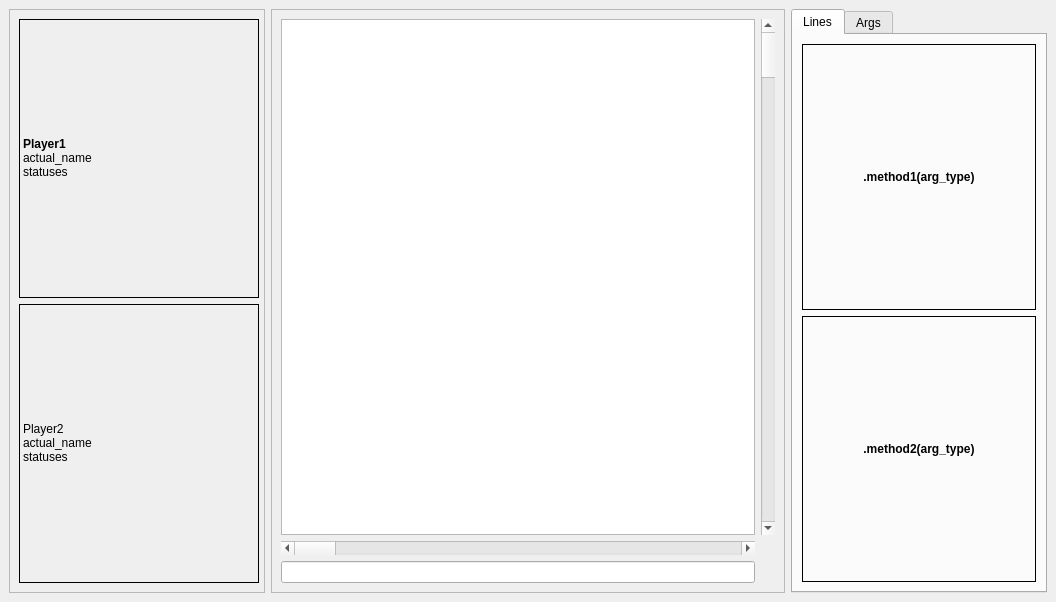
<?xml version="1.0" encoding="UTF-8"?>
<ui version="4.0">
 <class>MainWindow</class>
 <widget class="QMainWindow" name="MainWindow">
  <property name="geometry">
   <rect>
    <x>0</x>
    <y>0</y>
    <width>1056</width>
    <height>602</height>
   </rect>
  </property>
  <property name="windowTitle">
   <string>MainWindow</string>
  </property>
  <widget class="QWidget" name="centralwidget">
   <layout class="QGridLayout" name="gridLayout">
    <item row="0" column="0">
     <layout class="QHBoxLayout" name="horizontalLayout_2">
      <item>
       <widget class="QFrame" name="frame">
        <property name="minimumSize">
         <size>
          <width>256</width>
          <height>0</height>
         </size>
        </property>
        <property name="maximumSize">
         <size>
          <width>256</width>
          <height>16777215</height>
         </size>
        </property>
        <property name="frameShape">
         <enum>QFrame::StyledPanel</enum>
        </property>
        <property name="frameShadow">
         <enum>QFrame::Raised</enum>
        </property>
        <layout class="QVBoxLayout" name="verticalLayout_4">
         <item>
          <widget class="QLabel" name="label">
           <property name="enabled">
            <bool>true</bool>
           </property>
           <property name="minimumSize">
            <size>
             <width>240</width>
             <height>0</height>
            </size>
           </property>
           <property name="styleSheet">
            <string notr="true">border: 1px solid black;</string>
           </property>
           <property name="text">
            <string>&lt;b&gt;Player1&lt;/b&gt;&lt;br&gt;actual_name&lt;br&gt;statuses</string>
           </property>
          </widget>
         </item>
         <item>
          <widget class="QLabel" name="label_2">
           <property name="minimumSize">
            <size>
             <width>240</width>
             <height>0</height>
            </size>
           </property>
           <property name="styleSheet">
            <string notr="true">border: 1px solid black;</string>
           </property>
           <property name="lineWidth">
            <number>2</number>
           </property>
           <property name="text">
            <string notr="true">Player2&lt;br&gt;actual_name&lt;br&gt;statuses</string>
           </property>
           <property name="textFormat">
            <enum>Qt::RichText</enum>
           </property>
          </widget>
         </item>
        </layout>
       </widget>
      </item>
      <item>
       <widget class="QFrame" name="frame_2">
        <property name="minimumSize">
         <size>
          <width>512</width>
          <height>0</height>
         </size>
        </property>
        <property name="frameShape">
         <enum>QFrame::StyledPanel</enum>
        </property>
        <property name="frameShadow">
         <enum>QFrame::Raised</enum>
        </property>
        <layout class="QGridLayout" name="gridLayout_2">
         <item row="0" column="1">
          <widget class="QScrollBar" name="verticalScrollBar">
           <property name="orientation">
            <enum>Qt::Vertical</enum>
           </property>
          </widget>
         </item>
         <item row="3" column="0">
          <widget class="QLineEdit" name="lineEdit"/>
         </item>
         <item row="0" column="0">
          <widget class="QTextBrowser" name="textBrowser"/>
         </item>
         <item row="2" column="0">
          <widget class="QScrollBar" name="horizontalScrollBar">
           <property name="orientation">
            <enum>Qt::Horizontal</enum>
           </property>
          </widget>
         </item>
        </layout>
       </widget>
      </item>
      <item alignment="Qt::AlignHCenter">
       <widget class="QTabWidget" name="tabWidget">
        <property name="minimumSize">
         <size>
          <width>256</width>
          <height>0</height>
         </size>
        </property>
        <property name="maximumSize">
         <size>
          <width>256</width>
          <height>16777215</height>
         </size>
        </property>
        <property name="currentIndex">
         <number>0</number>
        </property>
        <widget class="QWidget" name="Lines">
         <attribute name="title">
          <string>Lines</string>
         </attribute>
         <layout class="QVBoxLayout" name="verticalLayout">
          <item>
           <widget class="QLabel" name="label_3">
            <property name="styleSheet">
             <string notr="true">border: 1px solid black;</string>
            </property>
            <property name="text">
             <string>&lt;b&gt;.method1(arg_type)&lt;/b&gt;</string>
            </property>
            <property name="textFormat">
             <enum>Qt::RichText</enum>
            </property>
            <property name="alignment">
             <set>Qt::AlignCenter</set>
            </property>
           </widget>
          </item>
          <item>
           <widget class="QLabel" name="label_4">
            <property name="styleSheet">
             <string notr="true">border: 1px solid black;</string>
            </property>
            <property name="text">
             <string>&lt;b&gt;.method2(arg_type)&lt;/b&gt;</string>
            </property>
            <property name="textFormat">
             <enum>Qt::RichText</enum>
            </property>
            <property name="alignment">
             <set>Qt::AlignCenter</set>
            </property>
           </widget>
          </item>
         </layout>
        </widget>
        <widget class="QWidget" name="Args">
         <attribute name="title">
          <string>Args</string>
         </attribute>
         <layout class="QVBoxLayout" name="verticalLayout_5"/>
        </widget>
       </widget>
      </item>
     </layout>
    </item>
   </layout>
  </widget>
 </widget>
 <resources/>
 <connections/>
</ui>
